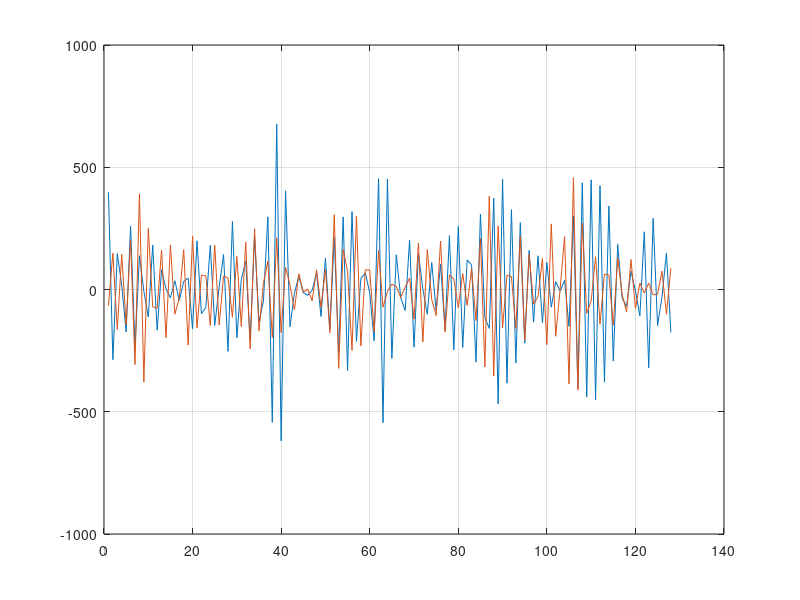

Reproduce this figure in MATLAB. (Note: this script raises an error after producing the figure.)
clear;
close all;

lambda = 3e-2;
dt = 1e-3;

L = 4 * pi/lambda * dt;

v_amb = lambda/(2 * dt);

% Nu = 20000000;
% 
% U = linspace(0, v_amb, Nu);

Mu = 7.5;
Sigma = 1;

Gamma = L .* Sigma;
epsilon = 1e-4;
N_min  = 1./Gamma .* ( sqrt(-log(epsilon) - log(1 - exp(-Gamma.^2))) - 1);

Nt = 128;

%K = 0:1:Nt-1;

Nscan = 100;
M = 1;
K = [];
for n = 1:M
    K = [K Nscan*(n-1):1:Nscan*(n-1)+Nt-1];
end

Mu_width = Mu/20;
Sigma_width = Sigma./20;

Muvec = Mu - Mu_width/2 + Mu_width .* rand(1, M);
Sigmavec = Sigma - Sigma_width/2 + Sigma_width .* rand(1, M);

Ntot = Nt .* M;


%% Original model

x = [];

%% Generate signal with IFFT

Nu = 100000;
Phi = 2 * pi .* rand([1 Nu]);
% Phi = 0;

for i = 1:M
    
    U = normrnd(Muvec(i), Sigmavec(i), [1 Nu]);
%     U = Muvec(i);

    for m = 1:Nt

        x((i-1).*Nt+m) = [sum(exp(1j .* L .* K((i-1).*Nt+m) .* U + 1j .* Phi) )];
%         y(m) = [sum( exp(1j .* Phi) )];

    end

end

%%
% x = [];
% 
% %% Generate signal with IFFT
% 
% U = linspace(0, v_amb, Nt);
% 
% for i = 1:M
% 
% X = 1/sqrt(2 * pi * Sigmavec(i).^2 .* L.^2) .* exp(-(U - Muvec(i)).^2./(2 .* Sigmavec(i).^2));
% 
% x = [x (ifft((X)))];
% 
% end
%%

% x = [];
% for i = 1:M
% x = [x exp(-1/2 * Sigmavec(i).^2 .* L.^2 .* K.^2) .* exp(1j .* L .* K .* Muvec(i))]; %/sqrt(2*pi)];
% 
% end

SNR_db = 30;

SNR = 10^(SNR_db/10);

Noise = sum(abs(x).^2)./(Ntot .* SNR);         % Finding Noise power and ...
                                             %noise variance with the data and given SNR
sigma_n = sqrt(Noise);

z = x + sigma_n/sqrt(2) .* (randn(1, Ntot) + 1j .* randn(1, Ntot)); % Adding complex noise 


figure; plot(real(x)); hold on; plot(imag(x)); grid on;

Nfft = 128;

FFT = fft(z, Nfft);

vr = linspace(0, v_amb, Nfft);

figure; plot(vr, db(abs(FFT)));

[~, M1, S1] = Mom(FFT, vr);

%% MCMC

MU_0 = Mu;
SIGMA_0 = 2;

Iter = 400;
MC = 256;

% x_mc = [];

MU(1) = MU_0; SIGMA(1) = SIGMA_0;
 
for l = 2:Iter

disp('Iteration: '); disp(l);

% K = [K (i).*Nscan+(0:1:Nt-1)]; % 0+Nscan+1:1:Nscan+Nt];
Muold = MU(l - 1);
% Munew = normrnd(MU(l - 1), MU(l - 1)/20, 1);
% Munew = v_amb .* rand(); 
Munew = Muold;

Sigmaold = SIGMA(l - 1);
% Sigmanew = normrnd(SIGMA(l - 1), SIGMA(l - 1)./20, 1);
Sigmanew = v_amb/4 .* rand();

[LLold] = LLGaussrandom(Muold, Sigmaold, K, L, M, sigma_n, z, Nu, Nt, MC);
[LLnew] = LLGaussrandom(Munew, Sigmanew, K, L, M, sigma_n, z, Nu, Nt, MC);

if acceptance(LLold, LLnew)
    MU(l) = Munew;
    SIGMA(l) = Sigmanew;
    
    
else
    MU(l) = Muold;
    SIGMA(l) = Sigmaold;
end

MUALL(l - 1) = Munew;
SIGMAALL(l - 1) = Sigmanew;


end


figure; 
plot(MUALL, 'y', 'LineWidth', 1.2); 
hold on;
plot(MU, 'b', 'LineWidth', 2); 
hold on; 
plot(ones(1, Iter).*Mu, 'r-.', 'LineWidth', 2);
legend({'MCMC All samples', 'MCMC', 'Ground Truth'});  grid on;

figure; 
plot(SIGMAALL, 'y', 'LineWidth', 1.2); 
hold on;
plot(SIGMA, 'b', 'LineWidth', 2); 
hold on; 
plot(ones(1, Iter).*Sigma, 'r-.', 'LineWidth', 2);
legend({'MCMC All samples', 'MCMC', 'Ground Truth'});  grid on;

%% Histogram

Burnin = 100;

figure; histogram(MU(Burnin+1:end)); 

figure; histogram(SIGMA(Burnin+1:end));% 
% % K = [K (i).*Nscan+(0:1:Nt-1)]; % 0+Nscan+1:1:Nscan+Nt];
% 
% x = [x exp(-1/2 * Sigmavec(i).^2 .* L.^2 .* K.^2) .* exp(1j .* L .* K .* Muvec(i))]; %/sqrt(2*pi)];
% 
% end
